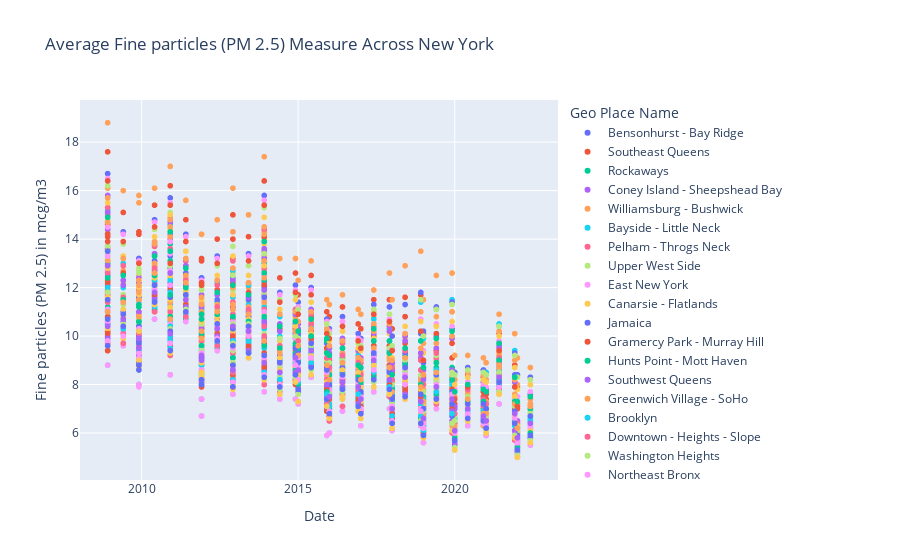

The cell this chart's notebook holds for it:
### Code cell
fig = px.scatter(only_fine_p, x = 'Start_Date', y = 'Data Value', color = 'Geo Place Name',
                 labels={
                     'Start_Date': "Date",
                     'Data Value': "Fine particles (PM 2.5) in mcg/m3"
                 }, title = "Average Fine particles (PM 2.5) Measure Across New York")
fig.show()
fig.write_html('all_fm_per_state.html', include_plotlyjs='cdn')
